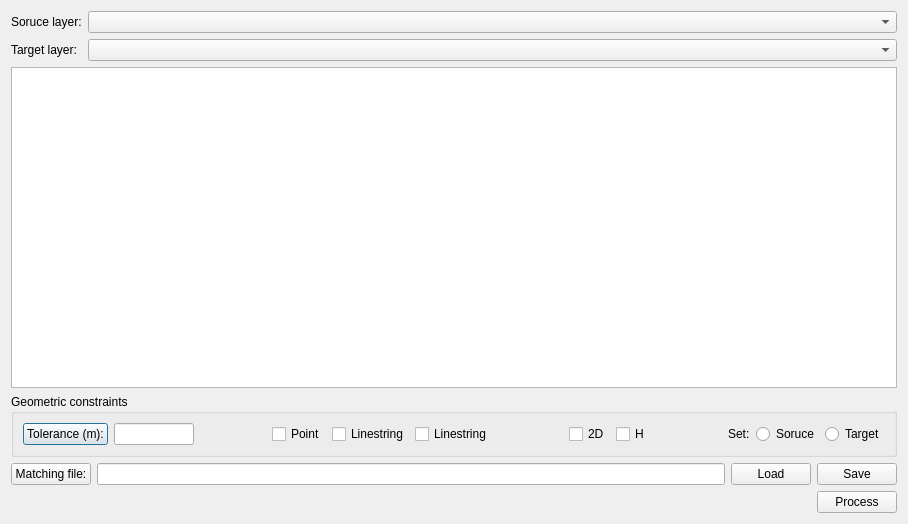
<?xml version="1.0" encoding="UTF-8"?>
<ui version="4.0">
 <class>ImportVectorDataByModelMatchingDialog</class>
 <widget class="QDialog" name="ImportVectorDataByModelMatchingDialog">
  <property name="geometry">
   <rect>
    <x>0</x>
    <y>0</y>
    <width>908</width>
    <height>524</height>
   </rect>
  </property>
  <property name="windowTitle">
   <string>Dialog</string>
  </property>
  <layout class="QGridLayout" name="gridLayout_3">
   <item row="0" column="0">
    <layout class="QGridLayout" name="gridLayout">
     <item row="0" column="0">
      <widget class="QLabel" name="sourceLayerLabel">
       <property name="text">
        <string>Soruce layer:</string>
       </property>
      </widget>
     </item>
     <item row="0" column="1">
      <widget class="QComboBox" name="sourceLayerComboBox">
       <property name="sizePolicy">
        <sizepolicy hsizetype="Expanding" vsizetype="Fixed">
         <horstretch>0</horstretch>
         <verstretch>0</verstretch>
        </sizepolicy>
       </property>
      </widget>
     </item>
     <item row="1" column="0">
      <widget class="QLabel" name="targetLayerLabel">
       <property name="text">
        <string>Target layer:</string>
       </property>
      </widget>
     </item>
     <item row="1" column="1">
      <widget class="QComboBox" name="targetLayerComboBox">
       <property name="sizePolicy">
        <sizepolicy hsizetype="Expanding" vsizetype="Fixed">
         <horstretch>0</horstretch>
         <verstretch>0</verstretch>
        </sizepolicy>
       </property>
      </widget>
     </item>
    </layout>
   </item>
   <item row="1" column="0">
    <widget class="QTableWidget" name="tableWidget"/>
   </item>
   <item row="2" column="0">
    <widget class="QGroupBox" name="groupBox">
     <property name="title">
      <string>Geometric constraints</string>
     </property>
     <layout class="QGridLayout" name="gridLayout_2">
      <item row="0" column="0">
       <widget class="QPushButton" name="tolerancePushButton">
        <property name="text">
         <string>Tolerance (m):</string>
        </property>
       </widget>
      </item>
      <item row="0" column="1">
       <widget class="QLineEdit" name="toleranceLineEdit">
        <property name="maximumSize">
         <size>
          <width>80</width>
          <height>16777215</height>
         </size>
        </property>
        <property name="readOnly">
         <bool>true</bool>
        </property>
       </widget>
      </item>
      <item row="0" column="2">
       <spacer name="horizontalSpacer_2">
        <property name="orientation">
         <enum>Qt::Horizontal</enum>
        </property>
        <property name="sizeHint" stdset="0">
         <size>
          <width>67</width>
          <height>20</height>
         </size>
        </property>
       </spacer>
      </item>
      <item row="0" column="3">
       <widget class="QCheckBox" name="pointCheckBox">
        <property name="text">
         <string>Point</string>
        </property>
       </widget>
      </item>
      <item row="0" column="4">
       <widget class="QCheckBox" name="linestringCheckBox">
        <property name="text">
         <string>Linestring</string>
        </property>
       </widget>
      </item>
      <item row="0" column="5">
       <widget class="QCheckBox" name="polygonCheckBox">
        <property name="text">
         <string>Linestring</string>
        </property>
       </widget>
      </item>
      <item row="0" column="6">
       <spacer name="horizontalSpacer_3">
        <property name="orientation">
         <enum>Qt::Horizontal</enum>
        </property>
        <property name="sizeHint" stdset="0">
         <size>
          <width>67</width>
          <height>20</height>
         </size>
        </property>
       </spacer>
      </item>
      <item row="0" column="7">
       <widget class="QCheckBox" name="horizontalCheckBox">
        <property name="text">
         <string>2D</string>
        </property>
       </widget>
      </item>
      <item row="0" column="8">
       <widget class="QCheckBox" name="verticalCheckBox">
        <property name="text">
         <string>H</string>
        </property>
       </widget>
      </item>
      <item row="0" column="9">
       <spacer name="horizontalSpacer_4">
        <property name="orientation">
         <enum>Qt::Horizontal</enum>
        </property>
        <property name="sizeHint" stdset="0">
         <size>
          <width>67</width>
          <height>20</height>
         </size>
        </property>
       </spacer>
      </item>
      <item row="0" column="10">
       <widget class="QLabel" name="setLabel">
        <property name="text">
         <string>Set:</string>
        </property>
       </widget>
      </item>
      <item row="0" column="11">
       <widget class="QRadioButton" name="sourceGeometryRadioButton">
        <property name="text">
         <string>Soruce</string>
        </property>
       </widget>
      </item>
      <item row="0" column="12">
       <widget class="QRadioButton" name="targetGeometryRadioButton">
        <property name="text">
         <string>Target</string>
        </property>
       </widget>
      </item>
     </layout>
    </widget>
   </item>
   <item row="3" column="0">
    <layout class="QHBoxLayout" name="horizontalLayout">
     <item>
      <widget class="QPushButton" name="matchingFilePushButton">
       <property name="text">
        <string>Matching file:</string>
       </property>
      </widget>
     </item>
     <item>
      <widget class="QLineEdit" name="matchingFileLineEdit">
       <property name="readOnly">
        <bool>true</bool>
       </property>
      </widget>
     </item>
     <item>
      <widget class="QPushButton" name="matchingFileLoadPushButton">
       <property name="text">
        <string>Load</string>
       </property>
      </widget>
     </item>
     <item>
      <widget class="QPushButton" name="matchingSaveLoadPushButton">
       <property name="text">
        <string>Save</string>
       </property>
      </widget>
     </item>
    </layout>
   </item>
   <item row="4" column="0">
    <layout class="QHBoxLayout" name="horizontalLayout_2">
     <item>
      <spacer name="horizontalSpacer">
       <property name="orientation">
        <enum>Qt::Horizontal</enum>
       </property>
       <property name="sizeHint" stdset="0">
        <size>
         <width>768</width>
         <height>20</height>
        </size>
       </property>
      </spacer>
     </item>
     <item>
      <widget class="QPushButton" name="pushButton">
       <property name="text">
        <string>Process</string>
       </property>
      </widget>
     </item>
    </layout>
   </item>
  </layout>
 </widget>
 <resources/>
 <connections/>
</ui>
